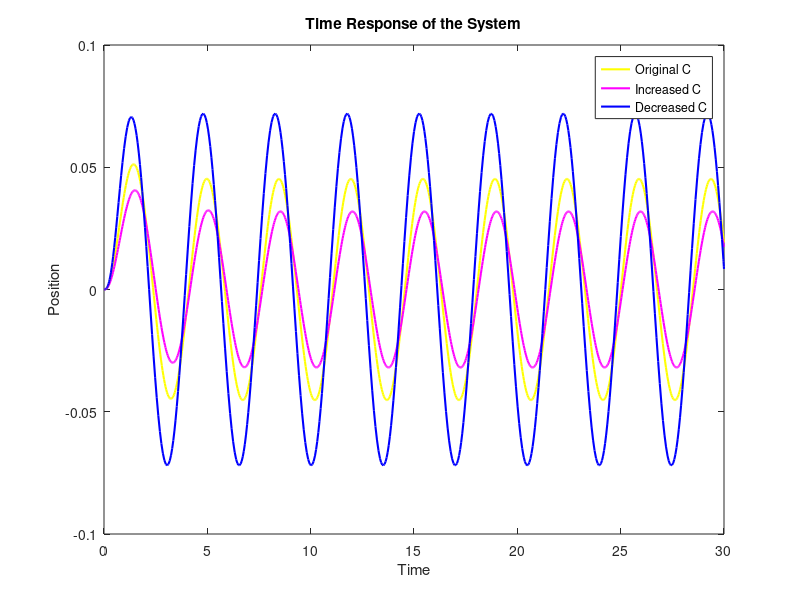

Reproduce this figure in MATLAB.
%% Revian Syam Arifin - 13621066
% No 8

%% Define the system parameters
M = 1;
C = 11;
C1 = 16.5; % 50% Increase
C2 = 5.5; % 50% Decrease
K = 13;
omega = 1.802775638;
F = 1;

% Define the differential equation
diffeq = @(t, y) [y(2); (F*sin(omega*t) - C*y(2) - K*y(1))/M];
diffeq1 = @(t, y) [y(2); (F*sin(omega*t) - C1*y(2) - K*y(1))/M];
diffeq2 = @(t, y) [y(2); (F*sin(omega*t) - C2*y(2) - K*y(1))/M];

% Define the time span
tspan = [0 30];  % Adjust the end time as needed

% Define the initial conditions
initial_conditions = [0; 0];

% Solve the differential equation
[t, y] = ode45(diffeq, tspan, initial_conditions);
[t1, y1] = ode45(diffeq1, tspan, initial_conditions);
[t2, y2] = ode45(diffeq2, tspan, initial_conditions);
% Extract the position and velocity
x = y(:, 1);
v = y(:, 2);
x1 = y1(:, 1);
v1 = y1(:, 2);
x2 = y2(:, 1);
v2 = y2(:, 2);
% Plot the time response
plot(t, x,'y', 'LineWidth', 1.5);
hold on
plot(t1, x1,'m', 'LineWidth', 1.5);
plot(t2, x2, 'b', 'LineWidth', 1.5);
xlabel('Time');
ylabel('Position');
title('Time Response of the System');
legend('Original C','Increased C','Decreased C')